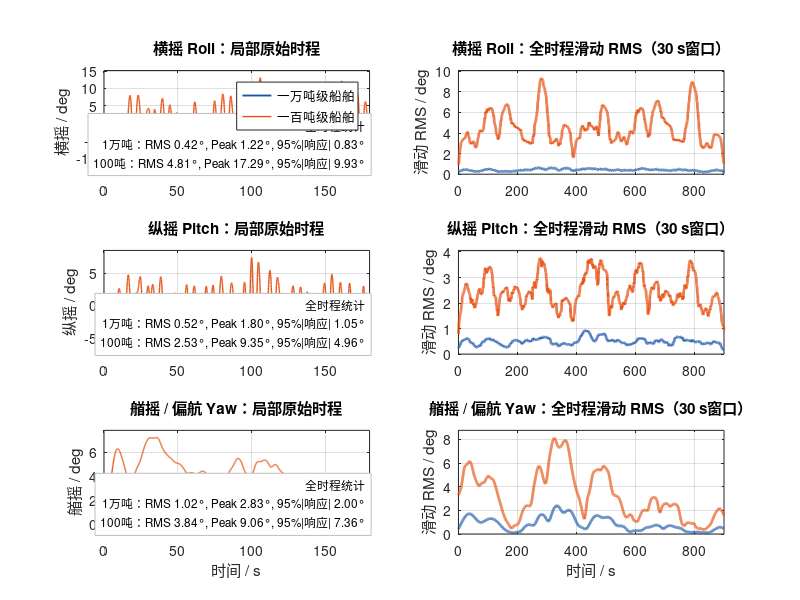

MATLAB code to generate this figure: (Note: this script raises an error after producing the figure.)
function results = run_1Mvs1B_SeaState4()
%RUN_1MVS1B_SEASTATE4 Compare 10,000-t and 100-t ship motions in Sea State 4.
%
% Usage:
%   results = run_1Mvs1B_SeaState4();
%
% This is a reduced-order, physically interpretable seakeeping simulation.
% It is intended for engineering comparison and presentation, not for class
% approval or replacement of vessel-specific model tests/CFD/RAO data.
%
% The model contains ONE public entry function. All helper functions are
% local functions in this file.
%
% Simulated rotational DOFs:
%   1) roll  (横摇)
%   2) pitch (纵摇)
%   3) yaw   (艏摇/偏航)
%
% Environmental model:
%   - Sea State 4 representative combined significant wave height ~1.9 m
%   - JONSWAP oblique wind sea: Hs = 1.7 m, Tp = 7.5 s, heading = +35 deg
%   - long-period swell:       Hs = 0.8 m, Tp = 14.0 s, heading = -20 deg
%   - multi-harmonic low-frequency tide
%   - transient surge packets
%   - second-order wave-drift surrogate from low-pass-filtered eta^2
%
% Vessel model:
%   I*qdd + C*qd + K*q = M_env(t)
% where I is the effective rotational inertia, C is linear damping and K is
% the effective restoring/directional-stability stiffness. Wave forcing is
% generated from finite-hull spatial filtering, so the 120 m vessel does not
% simply follow every short wave component while the 25 m vessel responds
% much more strongly.
%
% Important assumption:
%   Both vessels are treated at zero/very-low forward speed to isolate the
%   hull-size/inertia effect. For a named real vessel, replace the dimensions,
%   GM, damping and RAO/hydrodynamic coefficients with measured/model-test data.
%
% Every run generates EXACTLY TWO PNG figures:
%   1) SeaState4_10000t_vs_100t_Academic.png
%      Academic/technical view: local raw histories + full-duration moving RMS
%      + RMS / peak / 95% absolute-response metrics.
%   2) SeaState4_10000t_vs_100t_Brief.png
%      Presentation view: smooth full-duration moving-RMS curves with direct
%      large-vs-small response ratios for rapid visual comparison.
%
% Reproducible seed: 20260916

clc;
close all;
rng(20260916, 'twister');

%% 1. Global simulation settings
g = 9.81;                    % m/s^2
rho = 1025;                  % kg/m^3, seawater (stored for reference)
dt = 0.10;                   % s
Tsim = 900;                  % s, 15 min
t = 0:dt:Tsim;

% Sea State 4 representative combination.
% Independent wind-sea + swell variances combine approximately by RSS:
% Hs_total ~= sqrt(1.7^2 + 0.8^2) = 1.88 m.
windSea = make_jonswap_component(1.70, 7.50, 3.3, 35.0, ...
    0.025, 0.65, 320, g);
swell = make_jonswap_component(0.80, 14.0, 5.0, -20.0, ...
    0.015, 0.35, 220, g);
sea = combine_components(windSea, swell);

% Realized free-surface elevation at the vessel reference point.
eta = synthesize_scalar(sea.A, sea.omega, sea.phase, t);
HsRealized = 4.0 * std(eta);

%% 2. Representative vessel parameters
large = make_ship('一万吨级船舶', 10000, 120.0, 20.0, 6.5, 0.95, ...
    0.10, 8.2, 0.16, 48.0, 0.28, [0.35 0.22 1.30], g);
small = make_ship('一百吨级船舶',   100,  25.0,  6.0, 1.8, 0.75, ...
    0.08, 3.9, 0.13, 18.0, 0.22, [1.40 0.80 5.00], g);

%% 3. Complex low-frequency tide / surge / second-order drift
envLF = make_low_frequency_environment(t, eta, dt);

%% 4. Build equivalent environmental attitude excitation
qLarge = build_equivalent_excitation(large, sea, t, envLF);
qSmall = build_equivalent_excitation(small, sea, t, envLF);

%% 5. Solve physical 3-DOF reduced-order equations
motionLarge.roll  = simulate_rotational_dof(qLarge.roll,  large.roll,  dt);
motionLarge.pitch = simulate_rotational_dof(qLarge.pitch, large.pitch, dt);
motionLarge.yaw   = simulate_rotational_dof(qLarge.yaw,   large.yaw,   dt);

motionSmall.roll  = simulate_rotational_dof(qSmall.roll,  small.roll,  dt);
motionSmall.pitch = simulate_rotational_dof(qSmall.pitch, small.pitch, dt);
motionSmall.yaw   = simulate_rotational_dof(qSmall.yaw,   small.yaw,   dt);

% Convert radians to degrees for plotting/reporting.
rad2deg_ = 180/pi;
largeDeg.roll  = motionLarge.roll  * rad2deg_;
largeDeg.pitch = motionLarge.pitch * rad2deg_;
largeDeg.yaw   = motionLarge.yaw   * rad2deg_;
smallDeg.roll  = motionSmall.roll  * rad2deg_;
smallDeg.pitch = motionSmall.pitch * rad2deg_;
smallDeg.yaw   = motionSmall.yaw   * rad2deg_;

%% 6. Calculate summary metrics once and generate TWO figures
metrics = calculate_metrics(largeDeg, smallDeg);

academicFile = 'SeaState4_10000t_vs_100t_Academic.png';
briefFile = 'SeaState4_10000t_vs_100t_Brief.png';

plot_academic_figure(t, largeDeg, smallDeg, large, small, ...
    metrics, HsRealized, Tsim, dt, academicFile);
plot_brief_figure(t, largeDeg, smallDeg, large, small, ...
    metrics, HsRealized, Tsim, dt, briefFile);

%% 7. Summary metrics
fprintf('\n==============================================================\n');
fprintf('Sea State 4 representative simulation\n');
fprintf('Realized combined Hs = %.3f m\n', HsRealized);
fprintf('Wind sea: Hs 1.70 m, Tp 7.50 s, direction +35 deg\n');
fprintf('Swell:    Hs 0.80 m, Tp 14.0 s, direction -20 deg\n');
fprintf('Simulation duration = %.0f s, dt = %.2f s\n', Tsim, dt);
fprintf('--------------------------------------------------------------\n');
print_metric_line('横摇 Roll ', largeDeg.roll,  smallDeg.roll);
print_metric_line('纵摇 Pitch', largeDeg.pitch, smallDeg.pitch);
print_metric_line('艏摇 Yaw  ', largeDeg.yaw,   smallDeg.yaw);
fprintf('--------------------------------------------------------------\n');
fprintf('Large ship roll natural period  = %.2f s\n', large.roll.Tn);
fprintf('Small ship roll natural period  = %.2f s\n', small.roll.Tn);
fprintf('Figure 1 (academic): %s\n', academicFile);
fprintf('Figure 2 (brief):    %s\n', briefFile);
fprintf('==============================================================\n\n');

%% 8. Return complete result struct
results.meta.description = 'Sea State 4 reduced-order 3-DOF ship motion comparison';
results.meta.seed = 20260916;
results.meta.dt = dt;
results.meta.duration = Tsim;
results.meta.rho = rho;
results.meta.g = g;
results.meta.note = ['Representative engineering simulation, not vessel-specific ' ...
    'certification/model-test data.'];
results.meta.outputFiles.academic = academicFile;
results.meta.outputFiles.brief = briefFile;

results.environment.t = t;
results.environment.eta = eta;
results.environment.HsRealized = HsRealized;
results.environment.windSea = windSea;
results.environment.swell = swell;
results.environment.tideIndex = envLF.tide;
results.environment.surgeIndex = envLF.surge;
results.environment.driftIndex = envLF.drift;

results.large.ship = large;
results.large.roll_deg = largeDeg.roll;
results.large.pitch_deg = largeDeg.pitch;
results.large.yaw_deg = largeDeg.yaw;
results.large.excitation = qLarge;

results.small.ship = small;
results.small.roll_deg = smallDeg.roll;
results.small.pitch_deg = smallDeg.pitch;
results.small.yaw_deg = smallDeg.yaw;
results.small.excitation = qSmall;

results.metrics = metrics;

end

%% ========================================================================
function plot_academic_figure(t, largeDeg, smallDeg, large, small, ...
    metrics, HsRealized, Tsim, dt, outputFile)
% Technical view:
% Left column  = 0-180 s raw time histories for actual motion detail.
% Right column = 30 s moving RMS across the complete 900 s simulation.
% Each raw panel reports global RMS, absolute peak and 95% |response|.

largeColor = [0.10 0.32 0.68];
smallColor = [0.90 0.32 0.08];
zoomEnd = min(180, Tsim);
idx = t <= zoomEnd;
winSec = 30;
nwin = max(5, round(winSec/dt));

rollRmsLarge  = moving_rms(largeDeg.roll,  nwin);
rollRmsSmall  = moving_rms(smallDeg.roll,  nwin);
pitchRmsLarge = moving_rms(largeDeg.pitch, nwin);
pitchRmsSmall = moving_rms(smallDeg.pitch, nwin);
yawRmsLarge   = moving_rms(largeDeg.yaw,   nwin);
yawRmsSmall   = moving_rms(smallDeg.yaw,   nwin);

fig = figure('Color', 'w', 'Position', [60 35 1500 930]);

% ---------------- Roll ----------------
subplot(3,2,1);
plot(t(idx), largeDeg.roll(idx), 'LineWidth', 1.35, 'Color', largeColor); hold on;
plot(t(idx), smallDeg.roll(idx), 'LineWidth', 1.00, 'Color', smallColor);
grid on; box on;
xlim([0 zoomEnd]);
ylim(expand_ylim([largeDeg.roll(idx), smallDeg.roll(idx)], 0.08));
ylabel('横摇 / deg');
title('横摇 Roll：局部原始时程');
legend(large.name, small.name, 'Location', 'best');
text(0.985, 0.04, metric_text(metrics.roll), 'Units', 'normalized', ...
    'HorizontalAlignment', 'right', 'VerticalAlignment', 'bottom', ...
    'BackgroundColor', 'w', 'EdgeColor', [0.75 0.75 0.75], 'Margin', 4, ...
    'FontSize', 8.5);

subplot(3,2,2);
plot(t, rollRmsLarge, 'LineWidth', 1.9, 'Color', largeColor); hold on;
plot(t, rollRmsSmall, 'LineWidth', 1.9, 'Color', smallColor);
grid on; box on;
xlim([0 Tsim]);
ylim([0, positive_upper([rollRmsLarge, rollRmsSmall])]);
ylabel('滑动 RMS / deg');
title(sprintf('横摇 Roll：全时程滑动 RMS（%d s窗口）', winSec));

% ---------------- Pitch ----------------
subplot(3,2,3);
plot(t(idx), largeDeg.pitch(idx), 'LineWidth', 1.35, 'Color', largeColor); hold on;
plot(t(idx), smallDeg.pitch(idx), 'LineWidth', 1.00, 'Color', smallColor);
grid on; box on;
xlim([0 zoomEnd]);
ylim(expand_ylim([largeDeg.pitch(idx), smallDeg.pitch(idx)], 0.08));
ylabel('纵摇 / deg');
title('纵摇 Pitch：局部原始时程');
text(0.985, 0.04, metric_text(metrics.pitch), 'Units', 'normalized', ...
    'HorizontalAlignment', 'right', 'VerticalAlignment', 'bottom', ...
    'BackgroundColor', 'w', 'EdgeColor', [0.75 0.75 0.75], 'Margin', 4, ...
    'FontSize', 8.5);

subplot(3,2,4);
plot(t, pitchRmsLarge, 'LineWidth', 1.9, 'Color', largeColor); hold on;
plot(t, pitchRmsSmall, 'LineWidth', 1.9, 'Color', smallColor);
grid on; box on;
xlim([0 Tsim]);
ylim([0, positive_upper([pitchRmsLarge, pitchRmsSmall])]);
ylabel('滑动 RMS / deg');
title(sprintf('纵摇 Pitch：全时程滑动 RMS（%d s窗口）', winSec));

% ---------------- Yaw ----------------
subplot(3,2,5);
plot(t(idx), largeDeg.yaw(idx), 'LineWidth', 1.35, 'Color', largeColor); hold on;
plot(t(idx), smallDeg.yaw(idx), 'LineWidth', 1.00, 'Color', smallColor);
grid on; box on;
xlim([0 zoomEnd]);
ylim(expand_ylim([largeDeg.yaw(idx), smallDeg.yaw(idx)], 0.08));
ylabel('艏摇 / deg');
xlabel('时间 / s');
title('艏摇 / 偏航 Yaw：局部原始时程');
text(0.985, 0.04, metric_text(metrics.yaw), 'Units', 'normalized', ...
    'HorizontalAlignment', 'right', 'VerticalAlignment', 'bottom', ...
    'BackgroundColor', 'w', 'EdgeColor', [0.75 0.75 0.75], 'Margin', 4, ...
    'FontSize', 8.5);

subplot(3,2,6);
plot(t, yawRmsLarge, 'LineWidth', 1.9, 'Color', largeColor); hold on;
plot(t, yawRmsSmall, 'LineWidth', 1.9, 'Color', smallColor);
grid on; box on;
xlim([0 Tsim]);
ylim([0, positive_upper([yawRmsLarge, yawRmsSmall])]);
ylabel('滑动 RMS / deg');
xlabel('时间 / s');
title(sprintf('艏摇 / 偏航 Yaw：全时程滑动 RMS（%d s窗口）', winSec));

sgtitle(sprintf(['四级海况 3-DOF 技术对比：一万吨级船舶 vs 一百吨级船舶\n' ...
    '左列为局部原始时程，右列为全时程滑动RMS；H_s = %.2f m'], ...
    HsRealized), 'FontWeight', 'bold');

set(fig, 'PaperPositionMode', 'auto');
print(fig, outputFile, '-dpng', '-r220');
end

%% ========================================================================
function plot_brief_figure(t, largeDeg, smallDeg, large, small, ...
    metrics, HsRealized, Tsim, dt, outputFile)
% Presentation view:
% Only smooth full-duration motion-intensity curves are shown. This avoids
% the raw high-frequency trace becoming visually dense over 900 seconds.
% A 45 s moving RMS is used to emphasize the engineering conclusion.

largeColor = [0.10 0.32 0.68];
smallColor = [0.90 0.32 0.08];
winSec = 45;
nwin = max(5, round(winSec/dt));

rollLarge  = moving_rms(largeDeg.roll, nwin);
rollSmall  = moving_rms(smallDeg.roll, nwin);
pitchLarge = moving_rms(largeDeg.pitch, nwin);
pitchSmall = moving_rms(smallDeg.pitch, nwin);
yawLarge   = moving_rms(largeDeg.yaw, nwin);
yawSmall   = moving_rms(smallDeg.yaw, nwin);

fig = figure('Color', 'w', 'Position', [80 45 1420 900]);

subplot(3,1,1);
plot(t, rollLarge, 'LineWidth', 2.15, 'Color', largeColor); hold on;
plot(t, rollSmall, 'LineWidth', 2.15, 'Color', smallColor);
grid on; box on;
xlim([0 Tsim]);
ylim([0, positive_upper([rollLarge, rollSmall])]);
ylabel('横摇 RMS / deg');
title('横摇 Roll');
legend(large.name, small.name, 'Location', 'best');
text(0.985, 0.92, ratio_text(metrics.roll), 'Units', 'normalized', ...
    'HorizontalAlignment', 'right', 'VerticalAlignment', 'top', ...
    'FontWeight', 'bold', 'FontSize', 11, 'BackgroundColor', 'w', ...
    'EdgeColor', [0.70 0.70 0.70], 'Margin', 5);

subplot(3,1,2);
plot(t, pitchLarge, 'LineWidth', 2.15, 'Color', largeColor); hold on;
plot(t, pitchSmall, 'LineWidth', 2.15, 'Color', smallColor);
grid on; box on;
xlim([0 Tsim]);
ylim([0, positive_upper([pitchLarge, pitchSmall])]);
ylabel('纵摇 RMS / deg');
title('纵摇 Pitch');
text(0.985, 0.92, ratio_text(metrics.pitch), 'Units', 'normalized', ...
    'HorizontalAlignment', 'right', 'VerticalAlignment', 'top', ...
    'FontWeight', 'bold', 'FontSize', 11, 'BackgroundColor', 'w', ...
    'EdgeColor', [0.70 0.70 0.70], 'Margin', 5);

subplot(3,1,3);
plot(t, yawLarge, 'LineWidth', 2.15, 'Color', largeColor); hold on;
plot(t, yawSmall, 'LineWidth', 2.15, 'Color', smallColor);
grid on; box on;
xlim([0 Tsim]);
ylim([0, positive_upper([yawLarge, yawSmall])]);
ylabel('艏摇 RMS / deg');
xlabel('时间 / s');
title('艏摇 / 偏航 Yaw');
text(0.985, 0.92, ratio_text(metrics.yaw), 'Units', 'normalized', ...
    'HorizontalAlignment', 'right', 'VerticalAlignment', 'top', ...
    'FontWeight', 'bold', 'FontSize', 11, 'BackgroundColor', 'w', ...
    'EdgeColor', [0.70 0.70 0.70], 'Margin', 5);

sgtitle(sprintf(['四级海况下船舶运动强度对比（%d s滑动RMS）\n' ...
    '一万吨级船舶 vs 一百吨级船舶；H_s = %.2f m'], ...
    winSec, HsRealized), 'FontWeight', 'bold');

set(fig, 'PaperPositionMode', 'auto');
print(fig, outputFile, '-dpng', '-r220');
end

%% ========================================================================
function metrics = calculate_metrics(largeDeg, smallDeg)
% Global comparison metrics for each DOF.
metrics.roll  = metric_pair(largeDeg.roll,  smallDeg.roll);
metrics.pitch = metric_pair(largeDeg.pitch, smallDeg.pitch);
metrics.yaw   = metric_pair(largeDeg.yaw,   smallDeg.yaw);
end

%% ========================================================================
function out = metric_pair(largeSignal, smallSignal)
out.largeRms = sqrt(mean(largeSignal.^2));
out.smallRms = sqrt(mean(smallSignal.^2));
out.largePeak = max(abs(largeSignal));
out.smallPeak = max(abs(smallSignal));
out.largeP95 = percentile_abs(largeSignal, 0.95);
out.smallP95 = percentile_abs(smallSignal, 0.95);
out.rmsRatio = out.smallRms / max(out.largeRms, eps);
out.peakRatio = out.smallPeak / max(out.largePeak, eps);
end

%% ========================================================================
function txt = metric_text(m)
txt = sprintf(['全时程统计\n' ...
    '1万吨：RMS %.2f°, Peak %.2f°, 95%%|响应| %.2f°\n' ...
    '100吨：RMS %.2f°, Peak %.2f°, 95%%|响应| %.2f°'], ...
    m.largeRms, m.largePeak, m.largeP95, ...
    m.smallRms, m.smallPeak, m.smallP95);
end

%% ========================================================================
function txt = ratio_text(m)
txt = sprintf('100吨 / 1万吨：RMS %.1f×   峰值 %.1f×', ...
    m.rmsRatio, m.peakRatio);
end

%% ========================================================================
function y = moving_rms(x, nwin)
% Toolbox-free moving RMS using convolution. Output length equals input.
window = ones(1, nwin) / nwin;
y = sqrt(conv(x.^2, window, 'same'));
end

%% ========================================================================
function p = percentile_abs(x, probability)
% Toolbox-free percentile of absolute response.
v = sort(abs(x(:)));
idx = max(1, min(numel(v), ceil(probability*numel(v))));
p = v(idx);
end

%% ========================================================================
function yl = expand_ylim(x, padRatio)
xmin = min(x);
xmax = max(x);
span = xmax - xmin;
if span < 1e-9
    span = max(1, abs(xmax));
end
pad = padRatio * span;
yl = [xmin - pad, xmax + pad];
end

%% ========================================================================
function ymax = positive_upper(x)
ymax = max(x);
if ymax < 1e-9
    ymax = 1;
else
    ymax = 1.08*ymax;
end
end

%% ========================================================================
function comp = make_jonswap_component(Hs, Tp, gamma, betaDeg, fmin, fmax, Nf, g)
% Create a JONSWAP spectral component and scale exactly to target variance.

f = linspace(fmin, fmax, Nf);
df = f(2) - f(1);
fp = 1 / Tp;

sigma = 0.07 * ones(size(f));
sigma(f > fp) = 0.09;
r = exp(-0.5 * ((f - fp) ./ (sigma * fp)).^2);

S = (g^2 / (2*pi)^4) .* f.^(-5) .* ...
    exp(-1.25 * (fp ./ f).^4) .* gamma.^r;

m0 = trapz(f, S);
targetM0 = (Hs / 4)^2;
S = S * (targetM0 / m0);

A = sqrt(2 * S * df);
phase = 2*pi*rand(size(f));
omega = 2*pi*f;
k = omega.^2 / g;  % deep-water dispersion

comp.Hs = Hs;
comp.Tp = Tp;
comp.gamma = gamma;
comp.betaDeg = betaDeg;
comp.beta = betaDeg*pi/180;
comp.f = f;
comp.df = df;
comp.S = S;
comp.A = A;
comp.phase = phase;
comp.omega = omega;
comp.k = k;
end

%% ========================================================================
function sea = combine_components(a, b)
% Concatenate statistically independent wind-sea and swell components.

sea.A = [a.A, b.A];
sea.phase = [a.phase, b.phase];
sea.omega = [a.omega, b.omega];
sea.k = [a.k, b.k];
sea.beta = [a.beta*ones(size(a.A)), b.beta*ones(size(b.A))];
sea.f = [a.f, b.f];
end

%% ========================================================================
function ship = make_ship(name, displacement_t, L, B, draft, GM, ...
    zetaRoll, Tpitch, zetaPitch, Tyaw, zetaYaw, lfAmpDeg, g)
% Create representative ship inertial/restoring/damping parameters.
%
% displacement_t : metric tonnes
% L, B, draft    : m
% GM             : transverse metacentric height, m
% lfAmpDeg       : [roll pitch yaw] low-frequency equivalent-angle scales

m = displacement_t * 1000;

% Effective rotational inertias including simple added-inertia multipliers.
Iroll  = 1.15 * m * (B^2 + (2*draft)^2) / 12;
Ipitch = 1.10 * m * (L^2 + (2*draft)^2) / 12;
Iyaw   = 1.08 * m * (L^2 + B^2) / 12;

% Roll natural period from radius of gyration and GM.
kx = 0.38 * B;
Troll = 2*pi*kx / sqrt(g*GM);

roll  = make_dof(Iroll,  Troll,  zetaRoll);
pitch = make_dof(Ipitch, Tpitch, zetaPitch);
yaw   = make_dof(Iyaw,   Tyaw,   zetaYaw);

ship.name = name;
ship.displacement_t = displacement_t;
ship.mass_kg = m;
ship.L = L;
ship.B = B;
ship.draft = draft;
ship.GM = GM;
ship.roll = roll;
ship.pitch = pitch;
ship.yaw = yaw;
ship.lowFrequencyAmplitudeDeg = lfAmpDeg;
end

%% ========================================================================
function dof = make_dof(I, Tn, zeta)
% Convert natural period + damping ratio into linear physical coefficients.

wn = 2*pi / Tn;
K = I * wn^2;
C = 2*zeta*I*wn;

dof.I = I;
dof.Tn = Tn;
dof.wn = wn;
dof.zeta = zeta;
dof.K = K;
dof.C = C;
end

%% ========================================================================
function env = make_low_frequency_environment(t, eta, dt)
% Complex low-frequency environment:
%   tide  : several long periods to avoid a single artificial sine wave
%   surge : transient wave packets / long-period surge groups
%   drift : low-pass-filtered eta^2 as a second-order wave-drift surrogate

% Multi-harmonic tide/current-direction variation.
tide = sin(2*pi*t/420 + 0.30) + ...
       0.55*sin(2*pi*t/690 + 1.10) + ...
       0.35*sin(2*pi*t/250 + 2.00);
tide = normalize_std(tide);

% Two transient surge groups plus a weak persistent long-period component.
env1 = exp(-0.5*((t - 300)/70).^2);
env2 = exp(-0.5*((t - 650)/95).^2);
surge = 0.80*env1.*sin(2*pi*t/48 + 0.80) + ...
        0.65*env2.*sin(2*pi*t/36 + 2.20) + ...
        0.20*sin(2*pi*t/95 + 0.50);
surge = normalize_std(surge);

% Second-order drift surrogate: remove DC from eta^2 and retain LF content.
rawDrift = eta.^2 - mean(eta.^2);
tau = 22.0;                         % s low-pass time constant
alpha = dt / (tau + dt);
drift = zeros(size(rawDrift));
for k = 2:numel(rawDrift)
    drift(k) = drift(k-1) + alpha*(rawDrift(k) - drift(k-1));
end
drift = normalize_std(drift);

env.tide = tide;
env.surge = surge;
env.drift = drift;
end

%% ========================================================================
function q = build_equivalent_excitation(ship, sea, t, envLF)
% Convert the directional irregular wave field into equivalent angular
% excitation. Finite-hull sinc filtering is used to represent spatial wave
% averaging over hull length/beam.

beta = sea.beta;
k = sea.k;
A = sea.A;

% Spatial averaging factors. custom_sinc(x) = sin(x)/x.
FL = custom_sinc(0.5 .* k .* ship.L .* cos(beta));
FB = custom_sinc(0.5 .* k .* ship.B .* sin(beta));

% Wave-slope based equivalent equilibrium angles (radians).
rollAmp  = A .* k .* sin(beta) .* FB;
pitchAmp = A .* k .* cos(beta) .* FL;

% Yaw has no ordinary hydrostatic restoring stiffness. Here the yaw input is
% a reduced-order oblique-wave differential-moment proxy; the ship.yaw.K
% coefficient is therefore an EFFECTIVE directional-stability stiffness.
yawAmp = 0.30 .* A .* k .* sin(2*beta) .* FL .* FB;

qWaveRoll  = synthesize_scalar(rollAmp,  sea.omega, sea.phase, t);
qWavePitch = synthesize_scalar(pitchAmp, sea.omega, sea.phase, t);
qWaveYaw   = synthesize_scalar_sine(yawAmp, sea.omega, sea.phase, t);

% Vessel-size-dependent low-frequency equivalent moment amplitudes.
lf = ship.lowFrequencyAmplitudeDeg * pi/180;

q.roll = qWaveRoll + lf(1) .* ...
    (0.35*envLF.tide + 0.55*envLF.surge + 0.10*envLF.drift);
q.pitch = qWavePitch + lf(2) .* ...
    (0.10*envLF.tide + 0.75*envLF.surge + 0.15*envLF.drift);
q.yaw = qWaveYaw + lf(3) .* ...
    (0.65*envLF.tide + 0.15*envLF.surge + 0.20*envLF.drift);
end

%% ========================================================================
function x = simulate_rotational_dof(qEq, dof, dt)
% Solve I*xdd + C*xd + K*x = K*qEq(t)
% using exact zero-order-hold discretization of the linear state equation.

I = dof.I;
C = dof.C;
K = dof.K;

Ac = [0, 1; -K/I, -C/I];
Bc = [0; 1/I];
Ad = expm(Ac*dt);
Bd = Ac \ ((Ad - eye(2))*Bc);

moment = K .* qEq;
state = zeros(2, numel(qEq));
for k = 1:(numel(qEq)-1)
    state(:,k+1) = Ad*state(:,k) + Bd*moment(k);
end

x = state(1,:);
end

%% ========================================================================
function y = synthesize_scalar(amplitude, omega, phase, t)
% Spectral synthesis using cosine components.

arg = omega(:)*t + phase(:);
y = sum(amplitude(:) .* cos(arg), 1);
end

%% ========================================================================
function y = synthesize_scalar_sine(amplitude, omega, phase, t)
% Spectral synthesis using sine components (quadrature for yaw proxy).

arg = omega(:)*t + phase(:);
y = sum(amplitude(:) .* sin(arg), 1);
end

%% ========================================================================
function y = custom_sinc(x)
% Toolbox-free sin(x)/x.

y = ones(size(x));
idx = abs(x) > 1e-12;
y(idx) = sin(x(idx)) ./ x(idx);
end

%% ========================================================================
function y = normalize_std(x)
% Zero-mean, unit-standard-deviation normalization.

y = x - mean(x);
s = std(y);
if s > eps
    y = y / s;
end
end

%% ========================================================================
function print_metric_line(labelText, largeDeg, smallDeg)
% Print RMS and absolute peak values for rapid engineering comparison.

rmsLarge = sqrt(mean(largeDeg.^2));
rmsSmall = sqrt(mean(smallDeg.^2));
peakLarge = max(abs(largeDeg));
peakSmall = max(abs(smallDeg));

fprintf('%s | RMS: large %6.3f deg, small %6.3f deg | ', ...
    labelText, rmsLarge, rmsSmall);
fprintf('peak: large %6.3f deg, small %6.3f deg\n', peakLarge, peakSmall);
end
